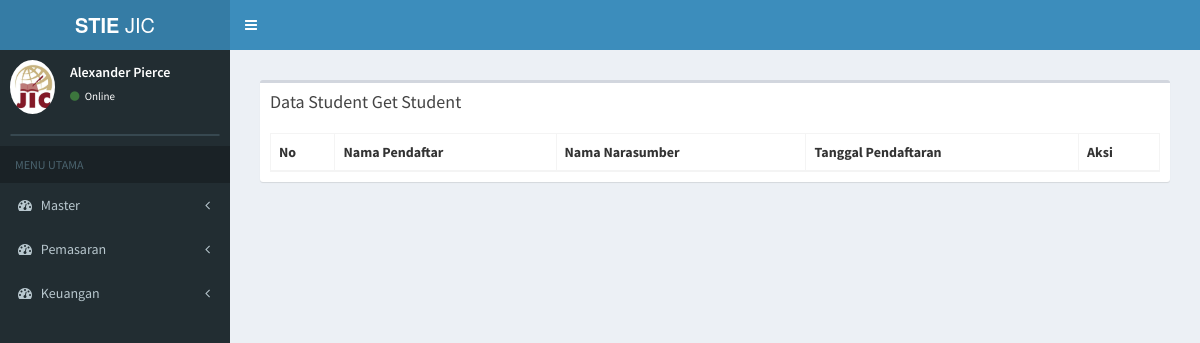
Page /index.php/tamu/data_sgs on the earlier database version.
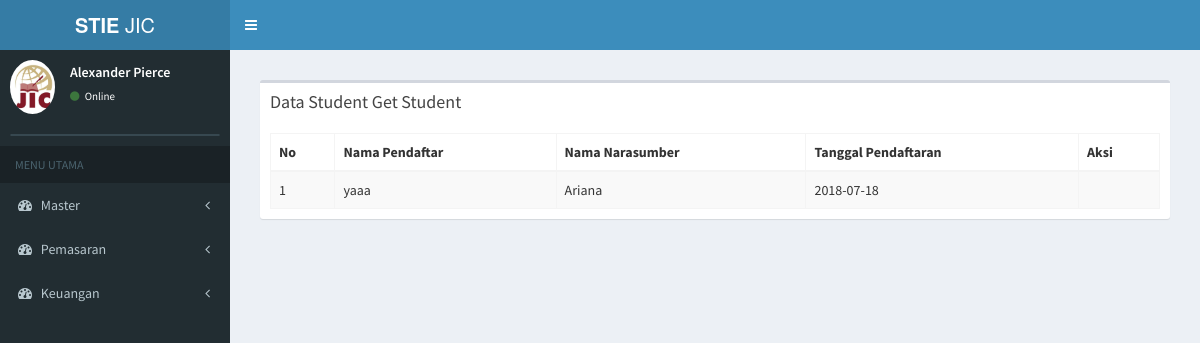
Same page on the later database version.
### tables this page shows
CREATE TABLE `tb_pendaftaran` (
  `id_pendaftaran` varchar(6) NOT NULL,
  `tanggal_pendaftaran` date NOT NULL,
  `nama_pendaftar` varchar(50) NOT NULL,
  `jk_pendaftar` varchar(20) NOT NULL,
  `id_sekolah2` varchar(6) NOT NULL,
  `jurusan` varchar(20) NOT NULL,
  `alamat` varchar(100) NOT NULL,
  `email` varchar(30) NOT NULL,
  `no_telp` varchar(15) NOT NULL,
  `waktu` varchar(10) NOT NULL,
  `status_bayar` varchar(20) NOT NULL,
  `id_prodi2` varchar(6) NOT NULL,
  `sumber` varchar(30) NOT NULL,
  `ibu_kandung` varchar(30) NOT NULL,
  `bukti_transfer` text NOT NULL,
  `agama` varchar(10) NOT NULL,
  `id_du2` varchar(6) NOT NULL,
  `f1` text NOT NULL,
  `f2` text NOT NULL,
  `f3` text NOT NULL,
  `notes` text NOT NULL,
  `tanggal_konfirmasi` date NOT NULL,
  `sgs` varchar(20) NOT NULL
);

CREATE TABLE `tb_du` (
  `id_du` varchar(6) NOT NULL,
  `nama_du` varchar(100) NOT NULL,
  `jk_daftar_du` varchar(12) NOT NULL,
  `tpt_lahir_du` varchar(20) NOT NULL,
  `tgl_lahir_du` date NOT NULL,
  `alamat_du` text NOT NULL,
  `no_telp_du` varchar(15) NOT NULL,
  `no_telpm_du` varchar(30) NOT NULL,
  `email_du` varchar(50) NOT NULL,
  `agama_du` text NOT NULL,
  `nik_du` varchar(50) NOT NULL,
  `ibu_kandung_du` text NOT NULL,
  `id_sekolah2` varchar(5) NOT NULL,
  `id_prodi2` varchar(5) NOT NULL,
  `id_konsentrasi2` varchar(6) NOT NULL,
  `waktu` varchar(20) NOT NULL,
  `jurusan_du` varchar(20) NOT NULL,
  `tanggal_du` date NOT NULL,
  `kode_tes` varchar(15) NOT NULL,
  `nim` varchar(20) NOT NULL,
  `status_du` varchar(20) NOT NULL,
  `kode_pos_du` varchar(20) NOT NULL,
  `foto_mhs` text NOT NULL
);

### application/controllers/tamu.php (called while the page is built, shortened)
<?php
class Tamu extends CI_Controller {
	public function __construct()
	{
		$this->load->model('tamu_model');
		$this->load->model('daftar_ulang_model');
		$this->load->model('mahasiswa_model');
	}
        public function data_sgs(){
				$data['edit'] = $this->tamu_model->data_sgs();
				$data['main_view'] = 'Tamu/sgs_view';
				$this->load->view('template', $data);
	}
}

### index.php (called while the page is built, shortened)
<?php
require_once BASEPATH.'core/CodeIgniter.php';

### application/models/tamu_model.php (called while the page is built, shortened)
<?php
class Tamu_model extends CI_Model {
  public function data_sgs(){
    $this->db->select('*');
     $this->db->from('tb_pendaftaran');
    $this->db->join('tb_du','tb_du.nim=tb_pendaftaran.sgs');
$this->db->where('sumber','student_get_student');
     $query = $this->db->get();
     return $query->result();
  }
}

### application/views/Tamu/sgs_view.php (the view, shortened to what this page needs)
<section class="content">
      <div class="row">
        <div class="col-xs-12">
          <div class="box">
            <div class="box-header">
              <h3 class="box-title">Data Student Get Student</h3>
            </div>
            <div class="box-body">
              <table id="example1" class="table table-bordered table-striped">
                <thead>
                <tr>
                  <th>No</th>
                  <th>Nama Pendaftar</th>
                  <th>Nama Narasumber</th>
                  <th>Tanggal Pendaftaran</th>
                  <th>Aksi</th>
                </tr>
                </thead>
                <tbody>
                <?php
                $no = 0;
                foreach ($edit as $data) {
                  if ($data->status_bayar == 'Aktif') {
                  echo '
                <tr>
                  <td>'.++$no.'</td>
                  <td>'.$data->nama_pendaftar.'
                  </td>
                  <td>'.$data->nama_du.'</td>
                  <td>'.$data->tanggal_pendaftaran.'</td>
                  <td>
                  </td>
                </tr>
                ';
                }
              }
              ?>
                </tbody>
              </table>
            </div>
          </div>
        </div>
      </div>
    </section>

Differences in the rows shown:
added tb_pendaftaran: nama_pendaftar "yaaa", tb_du.nama_du "Ariana", tanggal_pendaftaran "2018-07-18"
